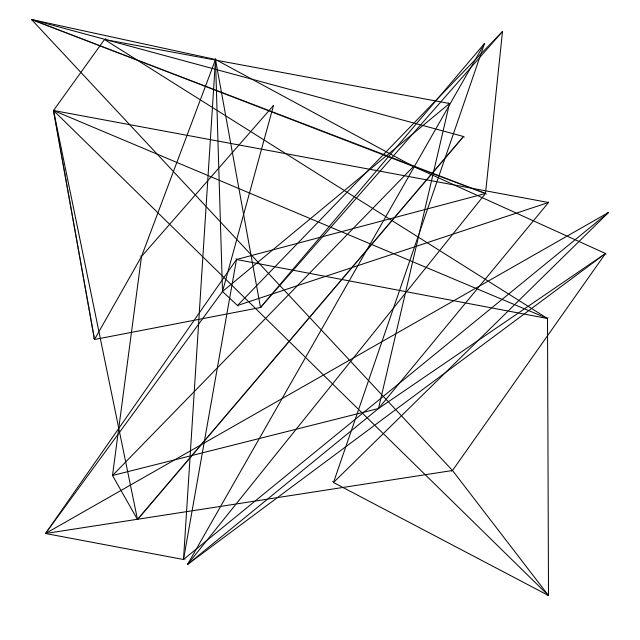
Frame 1 (no input)
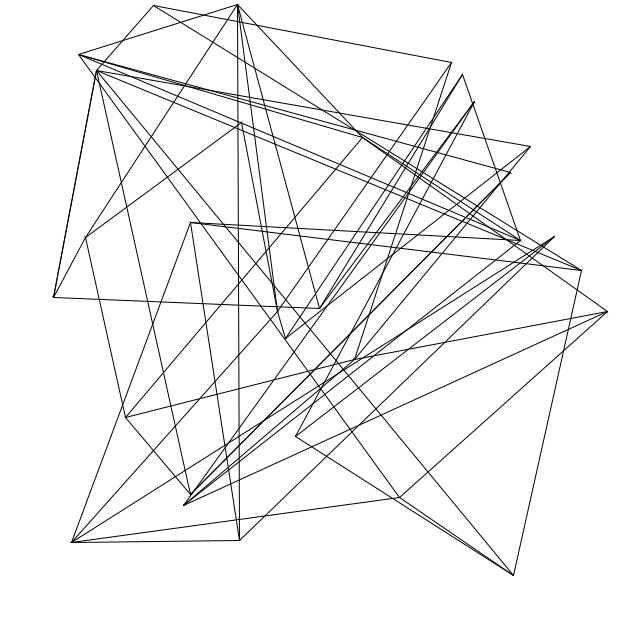
Frame 60 (the mouse pressed at the canvas centre just before this capture)
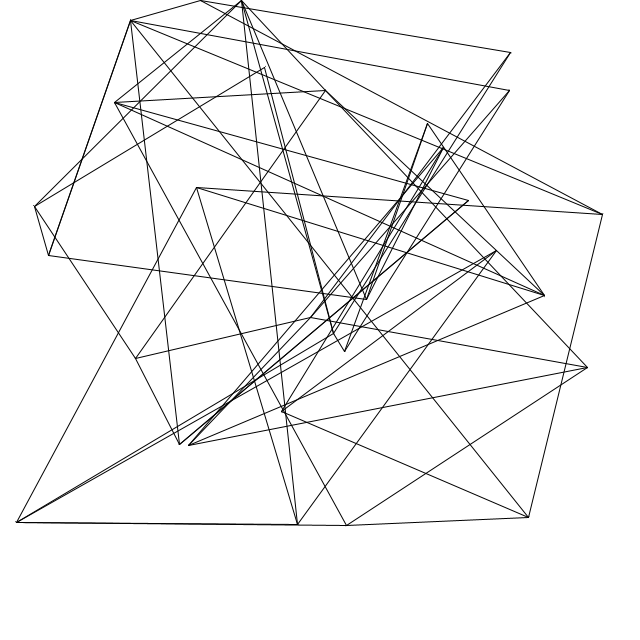
Frame 120 (the mouse held since frame 60 and released just before this capture)

The Processing sketch that drew these frames (run headless with seeded random() and noise(); from frame 60 on, the mouse is pressed at the canvas centre):

// Processing sketch: dreieck
// ── dreieck.pde
//-----------------------------------------------------
//
//  dreieck.pde
//    For N Points, each takes two other points and
//    trys to form a equilateral triangle
//
//  PLEASE USE THE SETTINGS CLASS FOR BASIC CHANCES
//
//
//  Author: Lucas Payr
//
//-----------------------------------------------------

/******************************************************
**  Gobal Variables
***************************************************+**/
settings S = new settings();
int N = S.Amount_Of_Points; //min:3
int W,H; //Width, Height
int MODE = S.Default_Mode; //0-triangle, 1-Path, 2-Shadow
Point[] p = new Point[N];

/******************************************************
**  Setup
******************************************************/
void setup() {
  /* use either fullScreen or size. */
  //fullScreen();  
  size(640,640);//windowed Mode 
  
  if(!S.Auto_Run) noLoop();
  colorMode(HSB, 100);
  background(color(0,0,100));
  W = width; //width of the Window
  H = height; //height of the Windw
  
  /* setting up p */
  for(int i = 0; i < N; i++)
  {
    p[i] = new Point(i);
  }
}

/******************************************************
**  ITERATE
******************************************************/
void draw() {
  
  if(MODE == 0){background(color(0,0,100));}
  
  /* Logic */
  for(int i = 0; i < N; i++)
  {
    PVector temp_p = p[i].pointFromEquilTriangle();
    p[i].move(temp_p);
  }
  
  /*Graphics */
  for(int i = 0; i < N; i++)
  {
    p[i].flush();
    p[i].draw();
  }
}

/******************************************************
**  CONTROLS
******************************************************/
void keyPressed() {
  
  /* M...chance Mode */
  if(key == 'm' || key == 'M') {
    background(color(0,0,100));
    MODE = (MODE+1)%3;
  }
  
  /* S...speed Up */
  if(key == 's' || key == 'S') {
    S.Speed_Up = !S.Speed_Up;
  }
}
// ── point.pde
//-----------------------------------------------------
//  Point: vector v with two "friends" a,b
//-----------------------------------------------------
class Point
{
  //use temp_v to tempuraly chance the vector
  //use flush() to permernantly save chances from temp_v to v.
  
  PVector v = new PVector(); //(x,y)
  PVector temp_v = new PVector(); //Dummy
  int a,b; //index of the his friends 
  
  Point(int i)
  {
    v.x = random(W);
    v.y = random(H);
    temp_v.x = v.x;
    temp_v.y = v.y;
    a = floor(random(N-1));
    b = floor(random(N-2));
    if(b >= a) b++;
    if(a >= i) a++;
    if(b >= i) b++;
  }
  
  //-----------------------------------------------------
  //  
  //  pointFromEquilTriangle()
  //  findes a point temp_p so that (a,b,temp_p) describes
  //  a Equilateral Triangle
  //
  //-----------------------------------------------------
  PVector pointFromEquilTriangle()
  {
    //first get the distance d between a and b
    //then find the center and draw the height h of the triangle
    //h must be in 90° to d
    //now find nearest point (to h or -h)
    
    /* find h */
    PVector d = //new PVector(0,0);
    PVector.sub(p[b].v,p[a].v); //distance
    
    PVector h = new PVector(d.y,-d.x); //height of the Triangle
    h.setMag(d.mag()*sqrt(3)/2);  //h := d*sqrt(3) / 2
    
    /* find the nearest point */
    //p1 will first be used as center
    //later it will be reused as a candidate point
    PVector p1 = PVector.div(d,2); //center of AB
    PVector p2 = new PVector(0,0);
    
    p1.add(p[a].v); //make p1 a Point (not a vector)
    
    PVector.add(p1,h,p2);
    PVector.sub(p1,h,p1);
    
    //p1,p2 are now the candidate points
    PVector.sub(p1,v,h);
    float dist1 = h.mag();
    PVector.sub(p2,v,h);
    float dist2 = h.mag();
    
    //return the best point
    if(dist1 > dist2)
    {
      return p2;
    }
    return p1;
  }
  
  //-----------------------------------------------------
  //  
  //  move()
  //  moves the point to the new location and write it into temp_v
  //
  //-----------------------------------------------------
  void move(PVector temp_p)
  {
    temp_p.sub(v);
    
    //Drawing the Lines
    if(MODE != 1)
    {
      if(MODE == 0)
        stroke(0);
      if(MODE == 2)
        stroke(temp_p.mag()*256/H);
      line(v.x,v.y,p[a].v.x,p[a].v.y);
      line(v.x,v.y,p[b].v.x,p[b].v.y);
    }
    
    temp_p.normalize();
    if(S.Speed_Up)
    {
      temp_p.setMag(5);
    }
    temp_v.add(temp_p);
  }
  
  //-----------------------------------------------------
  //  
  //  flush()
  //  ivaluates temp_v and stores them in v
  //
  //-----------------------------------------------------
  void flush()
  {
    if(temp_v.x > W-1)
      temp_v.x = W-1;
    if(temp_v.x < 0)
      temp_v.x = 0;
    if(temp_v.y > H-1)
      temp_v.y = H-1;
    if(temp_v.y < 0)
      temp_v.y = 0;
    
    v.x = temp_v.x;
    v.y = temp_v.y;
  }
  
  //-----------------------------------------------------
  //  
  //  draw()
  //  draws the Point
  //
  //-----------------------------------------------------
  void draw()
  {
    //fill((i*256)/N);
    fill(0);
    //line(p[i].v.x,p[i].v.y,p[p[i].a].v.x,p[p[i].a].v.y);
    //line(p[i].v.x,p[i].v.y,p[p[i].b].v.x,p[p[i].b].v.y);
    noStroke();
    ellipse(v.x, v.y, 1, 1);
  }
}
// ── settings.pde
//-----------------------------------------------------
//  Setting: basic settings
//-----------------------------------------------------
class settings
{
  //the Width,Height of the screen are set in the SETUP area
  //in the main file.
  int Amount_Of_Points = 30;
  boolean Auto_Run = true;
  int Default_Mode = 0;
  boolean Speed_Up = false;
}
